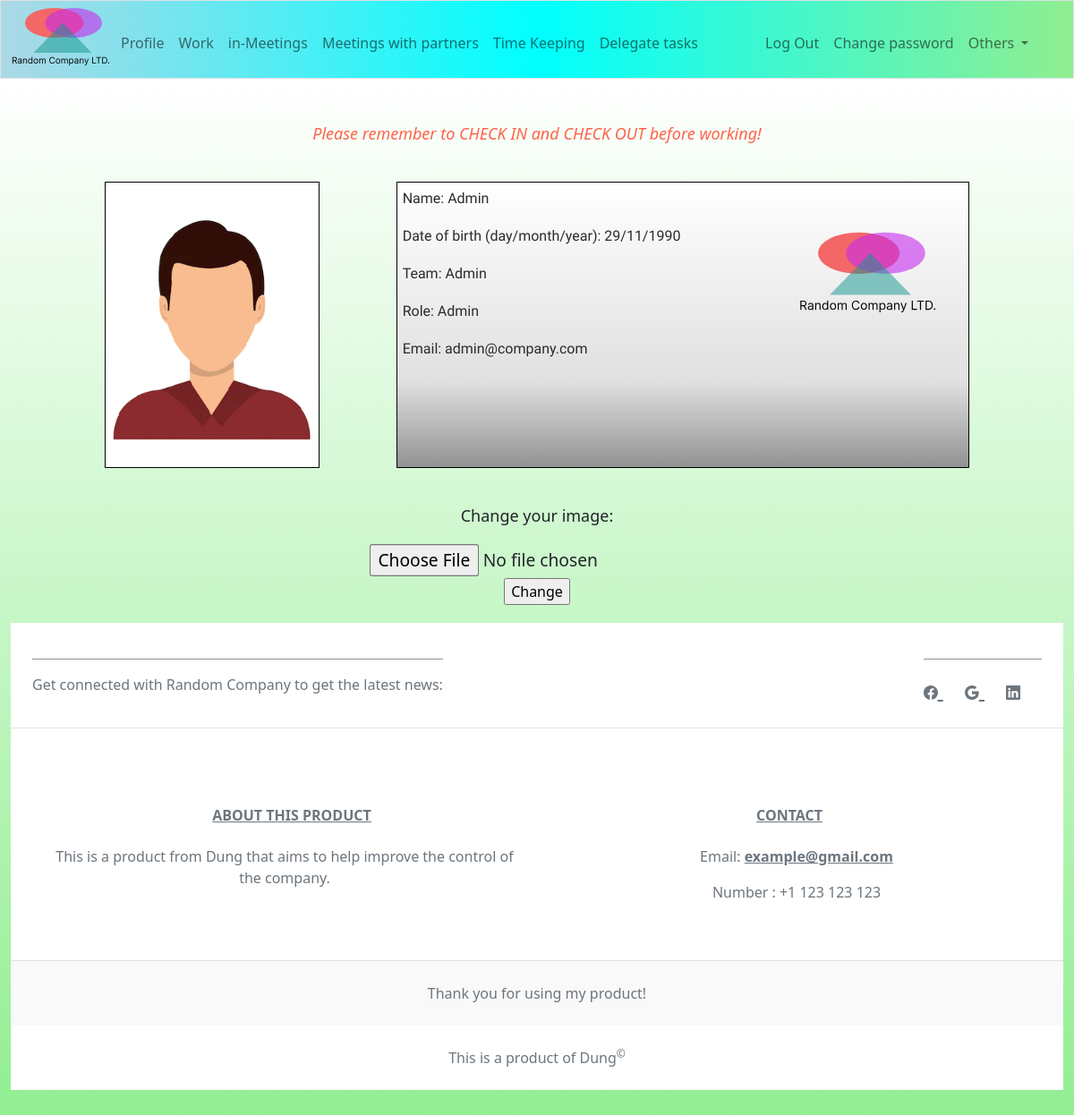
/ (signed in), run on the app's committed database.
### tables this page shows
CREATE TABLE imgs (
    worker_id INTEGER,
    src TEXT NOT NULL,
    FOREIGN KEY(worker_id) REFERENCES workers(id)
);

CREATE TABLE workers (
    id INTEGER,
    name TEXT NOT NULL,
    email TEXT NOT NULL UNIQUE,
    pwd_hash TEXT NOT NULL,
    team_id INTEGER,
    birth TEXT NOT NULL,
    role TEXT NOT NULL,
    PRIMARY KEY(id),
    FOREIGN KEY(team_id) REFERENCES teams(id)
);

CREATE TABLE teams (
    id INTEGER,
    name TEXT NOT NULL UNIQUE,
    mem_count INTEGER NOT NULL DEFAULT (0),
    PRIMARY KEY(id)
);

### app.py (the view)
@app.route("/", methods=["GET", "POST"])
@login_required
def index():
    if request.method == "POST":
        if 'imgprof' not in request.files:
            flash("No image found!")
            return apology("No image found1!")
        image = request.files["imgprof"]
        if image.filename == '':
            flash('No selected file')
            return apology("No image found2!")
        if image and allowed_file(image.filename):
            if len(db.execute("SELECT worker_id FROM imgs WHERE worker_id = ?", session["user_id"])) == 0:
                db.execute("INSERT INTO imgs(worker_id, src) VALUES(?, ?)", session["user_id"], "../static/images/default.png")
            email = db.execute("SELECT email FROM workers WHERE id = ?", session["user_id"])[0]["email"].split("@")[0]
            name_of_file = secure_filename(f"{email}.png")
            image.save(os.path.join(app.config["UPLOAD_FOLDER"], name_of_file))
            db.execute("UPDATE imgs SET src = ? WHERE worker_id = ?", f"../static/images/{name_of_file}", session["user_id"])
            return redirect("/")
        else:
            return apology("Wrong format or an error has happened! Please report the the devs!")
    else:
        data = db.execute("""SELECT workers.name as worker, workers.email, workers.birth, teams.name, workers.role FROM
                            workers JOIN teams ON workers.team_id = teams.id WHERE
                            workers.id = ?""", session["user_id"])[0]
        if len(fetch := db.execute("SELECT src FROM imgs WHERE worker_id = ?", session["user_id"])) == 0:
            img = "../static/images/default.png"
        else:
            img = fetch[0]["src"]
        name, birth, email, team, role, birthday = data["worker"], data["birth"], data["email"], data["name"], data["role"], False
        if birth == datetime.now().strftime("%d/%m/%Y"):
            birthday = True
        return render_template("index.html", name=name, birth=birth, team=team, role=role, email=email, img=img, birthday=birthday)

### app.py (called while the page is built)
@app.after_request
def after_request(response):
    response.headers["Cache-Control"] = "no-cache, no-store, must-revalidate"
    response.headers["Expires"] = 0
    response.headers["Pragma"] = "no-cache"
    return response

### funcs.py (called while the page is built)
def login_required(func):
    @wraps(func)
    def decorated_function(*args, **kwargs):
        if session.get("user_id") is None:
            return redirect("/login")
        return func(*args, **kwargs)
    return decorated_function

### templates/index.html (shortened to what this page needs)
{% extends "layout.html" %}
{% block main %}
    <div class="text-center reminder">
        <p>Please remember to CHECK IN and CHECK OUT before working!</p>
    </div>
    <div class="info">
        <div class="img-box">
            <img src="{{ img }}" class="img" alt="Profile Picture">
        </div>
        <div class="profile-card">
            <p>Name: {{ name }}</p>
            <p>Date of birth (day/month/year): {{ birth }}</p>
            <p>Team: {{ team }}</p>
            <p>Role: {{ role }}</p>
            <p>Email: {{ email }}</p>
            <img src="../static/logo.svg" alt="Random Company" id="logo">
        </div>
    </div>
    <div class="img-form">
        <p>Change your image:</p>
        <form action="/" method="post" enctype="multipart/form-data">
            <input type="file" id="profile_image" name="imgprof">
            <br>
            <input type="submit" value="Change" id="sub-img">
        </form>
    </div>
{% endblock %}

### templates/layout.html (shortened to what this page needs)
<!DOCTYPE html>
<html lang="en">
  <head>
    <link
      href="https://cdn.jsdelivr.net/npm/bootstrap@5.1.3/dist/css/bootstrap.min.css"
      rel="stylesheet"
    />
    <link href="../static/styles.css" rel="stylesheet" />
  </head>
  <body>
    <nav class="bg-light border navbar navbar-expand-md navbar-light">
      <div class="container-fluid">
        <img src="../static/logo.svg" alt="Logo" />
        <div class="collapse navbar-collapse" id="navbar">
          {% if session["user_id"] %}
          <ul class="navbar-nav me-auto mt-2">
            <li class="nav-item"><a class="nav-link" href="/">Profile</a></li>
            <li class="nav-item"><a class="nav-link" href="/work">Work</a></li>
            <li class="nav-item">
              <a class="nav-link" href="/in_meeting">in-Meetings</a>
            </li>
            <li class="nav-item">
              <a class="nav-link" href="/out_meeting">Meetings with partners</a>
            </li>
            <li class="nav-item">
              <a class="nav-link" href="/time_keep">Time Keeping</a>
            </li>
            <li class="nav-item">
              <a class="nav-link" href="/delegate_task">Delegate tasks</a>
            </li>
          </ul>
          <ul class="navbar-nav ms-auto mt-2">
            <li class="nav-item">
              <a class="nav-link" href="/logout">Log Out</a>
            </li>
            <li class="nav-item">
              <a class="nav-link" href="/change">Change password</a>
            </li>
          </ul>
          {% else %}
          <ul class="navbar-nav ms-auto mt-2">
            <li class="nav-item">
              <a class="nav-link" href="/login">Log In</a>
            </li>
          </ul>
          {% endif %}
          {% if session["role"] == "Admin" %}
          <ul class="navbar-nav me-auto mt-2">
            <li class="nav-item dropdown">
              <a
                class="nav-link dropdown-toggle"
                href="#"
                id="navbarScrollingDropdown"
                role="button"
                data-bs-toggle="dropdown"
                aria-expanded="false"
              >
                Others
              </a>
            </li>
          </ul>
          {% endif %}
        </div>
      </div>
    </nav>
    <main class="container-fluid py-5 text-center">
      {% block main %}{% endblock %}
      <footer class="text-center text-lg-start bg-white text-muted">
        <section
          class="d-flex justify-content-center justify-content-lg-between p-4 border-bottom"
        >
          <div class="me-5 d-lg-block">
            <span>
              <hr class="dot" />
              Get connected with Random Company to get the latest news:
            </span>
          </div>
          <div>
            <hr class="dot" />
            <a href="#" style="font-size: 1.5em" class="me-4 link-secondary">
            </a>
            <a href="#" style="font-size: 1.5em" class="me-4 link-secondary">
            </a>
            <a
              href="https://www.linkedin.com/in/dung-tran-373598263/"
              style="font-size: 1.5em"
              class="me-4 link-secondary"
            >
            </a>
          </div>
        </section>
        <section
          class="d-flex justify-content-center justify-content-lg-between p-4 border-bottom"
        >
          <div class="container text-center mt-5">
            <div class="row mt-3">
              <div class="col mx-auto mb-4">
                <h6 class="text-uppercase fw-bold mb-4">
                  <u>About this product</u>
                </h6>
                <p>
                  This is a product from Dung that aims to help improve the
                  control of the company.
                </p>
              </div>
              <div class="col mx-auto mb-4">
                <h6 class="text-uppercase fw-bold mb-4"><u>Contact</u></h6>
                <p>
                  Email:
                  <a class="text-reset fw-bold" href="#!">example@gmail.com</a>
                </p>
                <p>
                  Number : +1 123
                  123 123
                </p>
              </div>
            </div>
          </div>
        </section>
        <div
          class="text-center p-4"
          style="background-color: rgba(0, 0, 0, 0.025)"
        >
          Thank you for using my product!
        </div>
        <div class="text-center p-4">
          This is a product of Dung<sup>&copy;</sup>
        </div>
      </footer>
    </main>
  </body>
</html>

### static/styles.css (style rules this page uses)
body { overflow: auto; display: flex; flex-direction: column; }
main { background-image: linear-gradient(180deg, white, lightgreen) ; position: relative; overflow: auto; }
nav { background-color: rgb(239, 239, 238); position: relative; transition-duration: 0.5s; background-image: linear-gradient(to right, lightblue, cyan, lightgreen); transition: all 250ms ease-in-out; border: 1px solid black; }
.dot { height: 2px; opacity: 0.8; text-align: center; }
.reminder { color: tomato; font-size: large; font-weight: 500; font-style: italic; }
.container { display: grid !important; }
.info { display: flex; flex-wrap: wrap; overflow: auto; justify-content: space-evenly; margin: 20px; padding: 10px; }
.img-box { background-color: white; border: 1px solid black; height: 40vh; aspect-ratio: 0.75; overflow: hidden; transition: all 500ms ease; justify-content: center; position: relative; margin: 10px; }
.img-box > img { background-size: contain; background-repeat: no-repeat; object-position: center; object-fit: scale-down; height: 100%; width: 100%; }
.profile-card { background-color: white; border: 1px solid black; height: 40vh; block-size: contain; position: relative; aspect-ratio: 2; transition: all 500ms ease; justify-content: left; padding: 5px; margin: 10px; background-image: linear-gradient(180deg, white 0%, rgb(224, 224, 224) 70%, rgb(146, 146, 146) 100%); }
.profile-card > p { z-index: 1; text-align: left; font-family: "Ubuntu"; font-size: medium; color: #2b2b2b; position: relative; overflow: hidden; padding: 1px; width: max-content; }
.nav-item::after, .profile-card > p::after { content: ""; position: absolute; height: 2px; width: 110%; bottom: 0em; left: 0em; background: green; transform: scaleX(0); transition: transform 500ms ease; transform-origin: left; }
#logo { position: absolute; right: 30px; top: 25px; height: 50%; aspect-ratio: 1; z-index: 0; }
form { margin-bottom: 20px; position: relative; }
.img-form { margin-top: 10px; margin-bottom: 10px; }
.img-form > p { font-size: large; font-weight: 500; align-items: center; }
#profile_image { align-items: center; padding: 5px; border-radius: 5px; transition: all 400ms ease; transform: scale(1.2); width: fit-content; }

### data on the page
imgs: src (picture)
workers: name "Admin", birth "29/11/1990", role "Admin", email "admin@company.com"
teams: name "Admin"
